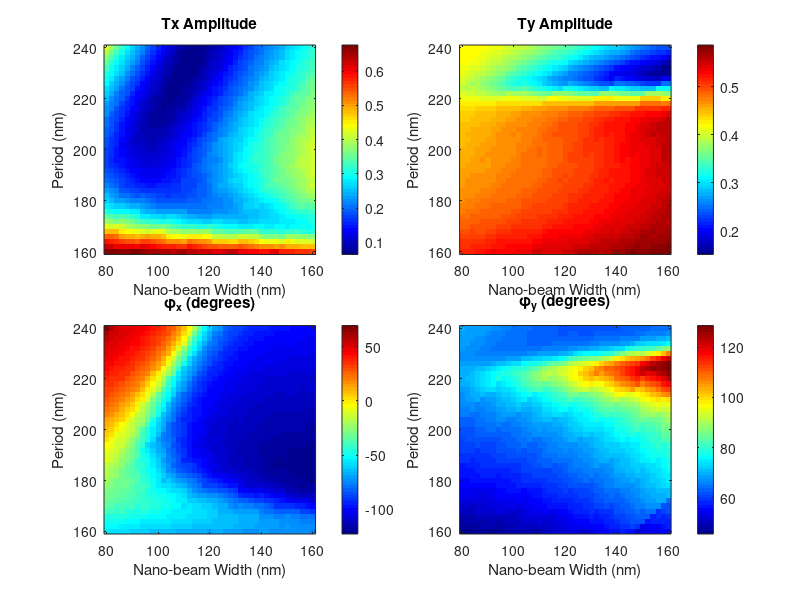

MATLAB code to generate this figure: (Note: this script raises an error after producing the figure.)
close all; clear; clc;

% MATLAB code to process and plot 2D numerical simulation data for a meta-atom.
% Version 3: Added a dedicated column for relative phase in the output table.

%% --- Load and Prepare Data ---

% Load the simulation data from the .mat files
load('Tx_phix_data.mat'); % Should contain 2D matrices: 'Tx', 'phi_x'
load('Ty_phiy_data.mat'); % Should contain 2D matrices: 'Ty', 'phi_y'

% --- Define the Geometric Axes ---
width_vec = 80:2:160;   % Width: 80nm to 160nm with 2nm step
period_vec = 160:2:240;  % Period: 160nm to 240nm with 2nm step

% --- Validate Matrix Dimensions ---
[num_periods, num_widths] = size(Tx);
if num_periods ~= length(period_vec) || num_widths ~= length(width_vec)
    warning('Matrix dimensions do not match the defined axis vectors. Check the ranges.');
end


%% --- Perform Calculations (on 2D matrices) ---

% 1. Calculate phase values
phi_x_deg = rad2deg(phi_x); 
phi_y_deg = rad2deg(phi_y); 
phi_relative_rad = phi_y - phi_x;
phi_relative_pi = unwrap(phi_relative_rad) / pi; % Unwrap for continuity and normalize by pi

% 2. Calculate efficiencies and ratios
CoPE = abs(0.5 * (Tx + Ty .* exp(1j * phi_relative_rad))).^2;
CrPE = abs(0.5 * (Tx - Ty .* exp(1j * phi_relative_rad))).^2;
diff_efficiency = CrPE ./ (CrPE + CoPE);
amplitude_ratio = Tx ./ Ty;

%% --- Find Key Performance Points and Regions ---

% 1. Find the contour where relative phase is pi (level = 1 in phi_relative_pi)
C_phi_pi = contourc(width_vec, period_vec, phi_relative_pi, [1 1]);

% 2. Find the contour where Tx ~ Ty (ratio is 1)
C_ratio = contourc(width_vec, period_vec, amplitude_ratio, [1 1]);

% 3. Find the point of minimum CoPE (This is the primary "best" point)
[~, idx_min_cope] = min(CoPE(:));
[p_best, w_best] = ind2sub(size(CoPE), idx_min_cope);
best_width = width_vec(w_best);
best_period = period_vec(p_best);

% 4. Find the point of maximum Diffraction Efficiency
[~, idx_max_eta] = max(diff_efficiency(:));
[p_max_eta, w_max_eta] = ind2sub(size(diff_efficiency), idx_max_eta);

% 5. Define and analyze the data point from the paper
paper_width = 120; % nm
paper_period = 200; % nm
% Find the closest indices in our vectors for the paper's data point
[~, w_idx_paper] = min(abs(width_vec - paper_width));
[~, p_idx_paper] = min(abs(period_vec - paper_period));


%% --- Display Performance at Best Design Point (Min CoPE) ---
fprintf('--------------------------------------------------\n');
fprintf('Performance Metrics at the Optimal Design Point (Minimum CoPE):\n');
fprintf('  - Width:        %.1f nm\n', best_width);
fprintf('  - Period:       %.1f nm\n', best_period);
fprintf('  - Tx Amplitude: %.4f\n', Tx(p_best, w_best));
fprintf('  - Ty Amplitude: %.4f\n', Ty(p_best, w_best));
fprintf('  - Tx/Ty ratio:  %.4f\n', amplitude_ratio(p_best, w_best));
fprintf('  - Rel. Phase:   %.4f (pi rad)\n', phi_relative_pi(p_best, w_best));
fprintf('  - CoPE:         %.4f\n', CoPE(p_best, w_best));
fprintf('  - CrPE:         %.4f\n', CrPE(p_best, w_best));
fprintf('  - Diff. Eff.:   %.4f\n', diff_efficiency(p_best, w_best));
fprintf('--------------------------------------------------\n');


%% --- REVISION: Update Table to Include Relative Phase ---

fprintf('\n--- Table of Design Points Where Relative Phase ≈ π ---\n\n');
% Added 'Rel. Phase' column to the header and data rows
fprintf('%-10s | %-10s | %-15s | %-10s | %-10s | %-15s\n', 'Width (nm)', 'Period (nm)', 'Rel. Phase (π)', 'Tx', 'Ty', 'Diff. Eff. (%)');
fprintf('------------------------------------------------------------------------------------------\n');

% Extract and sample points from the pi-phase contour
idx = 1;
all_contour_widths = [];
all_contour_periods = [];
while idx < size(C_phi_pi, 2)
    n_points = C_phi_pi(2, idx);
    x_data = C_phi_pi(1, idx+1 : idx+n_points);
    y_data = C_phi_pi(2, idx+1 : idx+n_points);
    all_contour_widths = [all_contour_widths, x_data];
    all_contour_periods = [all_contour_periods, y_data];
    idx = idx + n_points + 1;
end

% Select a few (e.g., 5) evenly spaced points from the contour for the table
if ~isempty(all_contour_widths)
    num_samples = 5;
    sample_indices = round(linspace(1, length(all_contour_widths), num_samples));
    
    for i = sample_indices
        w = all_contour_widths(i);
        p = all_contour_periods(i);
        % Interpolate the metrics at this specific (w, p)
        tx_val = interp2(width_vec, period_vec, Tx, w, p);
        ty_val = interp2(width_vec, period_vec, Ty, w, p);
        eta_val = interp2(width_vec, period_vec, diff_efficiency, w, p);
        
        % For these points, the phase is by definition 1.00 * pi
        fprintf('%-10.1f | %-11.1f | %-15.2f | %-10.4f | %-10.4f | %-15.2f\n', w, p, 1.00, tx_val, ty_val, eta_val * 100);
    end
end

fprintf('------------------------------------------------------------------------------------------\n');
% Add the data point from the paper to the table
paper_tx = Tx(p_idx_paper, w_idx_paper);
paper_ty = Ty(p_idx_paper, w_idx_paper);
paper_eta = diff_efficiency(p_idx_paper, w_idx_paper);
paper_phi = phi_relative_pi(p_idx_paper, w_idx_paper);
fprintf('%-10.1f | %-11.1f | %-15.2f | %-10.4f | %-10.4f | %-15.2f  <-- Paper''s Point\n', ...
        width_vec(w_idx_paper), period_vec(p_idx_paper), paper_phi, paper_tx, paper_ty, paper_eta * 100);
fprintf('------------------------------------------------------------------------------------------\n');
fprintf('%-10.1f | %-11.1f | %-15.2f | %-10.4f | %-10.4f | %-15.2f  <-- Our Point\n', ...
        width_vec(w_best), period_vec(p_best), phi_relative_pi(p_best, w_best), Tx(p_best, w_best), Ty(p_best, w_best),100*diff_efficiency(p_best, w_best));
fprintf('------------------------------------------------------------------------------------------\n\n');

% Max CrPE
[~, idx_max_crpe] = max(CrPE(:));
[row_max_crpe, col_max_crpe] = ind2sub(size(CrPE), idx_max_crpe);
% Min CoPE
[~, idx_min_cope] = min(CoPE(:));
[row_min_cope, col_min_cope] = ind2sub(size(CoPE), idx_min_cope);
%% --- Plotting Section ---
% Note: Plotting section remains the same as v2

% --- FIGURE 1: Raw Simulation Data ---
figure('Position', [100, 100, 1200, 1000]);
ax_title = axes('Position',[0 0 1 1],'Visible','off');
text(ax_title, 0.5, 0.98, 'Figure 1: Raw Simulation Data at \lambda = 550 nm', 'HorizontalAlignment', 'center', 'FontSize', 20, 'FontWeight', 'bold');
subplot(2, 2, 1); imagesc(width_vec, period_vec, Tx); axis xy; colormap(gca, 'jet'); colorbar; title('Tx Amplitude'); ylabel('Period (nm)'); xlabel('Nano-beam Width (nm)');
subplot(2, 2, 2); imagesc(width_vec, period_vec, Ty); axis xy; colormap(gca, 'jet'); colorbar; title('Ty Amplitude'); ylabel('Period (nm)'); xlabel('Nano-beam Width (nm)');
subplot(2, 2, 3); imagesc(width_vec, period_vec, phi_x_deg); axis xy; colormap(gca, 'jet'); colorbar; title('\phi_x (degrees)'); xlabel('Nano-beam Width (nm)'); ylabel('Period (nm)');
subplot(2, 2, 4); imagesc(width_vec, period_vec, phi_y_deg); axis xy; colormap(gca, 'jet'); colorbar; title('\phi_y (degrees)'); xlabel('Nano-beam Width (nm)'); ylabel('Period (nm)');
fontsize(12, "points");
saveas(gcf, 'simulation_raw_data_v3.png');
%% --- FIGURE 2: Overall Analysis ---
figure('Position', [400, 400, 1800, 1000]);
ax_title4 = axes('Position',[0 0 1 1],'Visible','off');
text(ax_title4, 0.5, 0.98, 'Figure 2: Overall Performance Analysis with Key Design Points', 'HorizontalAlignment', 'center', 'FontSize', 20, 'FontWeight', 'bold');
plot_data_processed = {phi_relative_pi, CrPE, CoPE, amplitude_ratio, diff_efficiency};
plot_titles_processed = {'Relative Phase (\pi rad)', 'CrPE (Deflected Light)', 'CoPE (Undeflected Light)', 'Amplitude Ratio (Tx / Ty)', 'Diffraction Efficiency (\eta_D)'};

for i = 1:5
    subplot(2, 3, i);
    imagesc(width_vec, period_vec, plot_data_processed{i});
    hold on;
        
    hold off;
    axis xy; colormap(gca, 'jet'); colorbar; title(plot_titles_processed{i});
    xlabel('Nano-beam Width (nm)');
    ylabel('Period (nm)');
end
fontsize(12, "points");

%% --- FIGURE 2: Overall Analysis ---
figure('Position', [400, 400, 1800, 1000]);
ax_title4 = axes('Position',[0 0 1 1],'Visible','off');
text(ax_title4, 0.5, 0.98, 'Figure 2: Overall Performance Analysis with Key Design Points', 'HorizontalAlignment', 'center', 'FontSize', 20, 'FontWeight', 'bold');
plot_data_processed = {phi_relative_pi, CrPE, CoPE, amplitude_ratio, diff_efficiency};
plot_titles_processed = {'Relative Phase (\pi rad)', 'CrPE (Deflected Light)', 'CoPE (Undeflected Light)', 'Amplitude Ratio (Tx / Ty)', 'Diffraction Efficiency (\eta_D)'};

for i = 1:5
    subplot(2, 3, i);
    imagesc(width_vec, period_vec, plot_data_processed{i});
    hold on;

    % Plot the primary Optimal Point and the Paper's Point on every subplot
    plot(width_vec(w_idx_paper), period_vec(p_idx_paper), 'mp', 'MarkerSize', 12, 'LineWidth', 2.5, 'MarkerFaceColor', 'm'); 
        
    hold off;
    axis xy; colormap(gca, 'jet'); colorbar; title(plot_titles_processed{i});
    xlabel('Nano-beam Width (nm)');
    ylabel('Period (nm)');
end
fontsize(12, "points");
subplot(2,3,6);
axis off;
hold on;
p2 = plot(NaN, NaN, 'mp', 'MarkerSize', 12, 'LineWidth', 2.5, 'MarkerEdgeColor', 'm');
legend(p2, ...
    {
     sprintf('Paper''s Point (W: %dnm, P: %dnm)', paper_width, paper_period)}, ...
    'Location', 'west');
hold off;


%% --- FIGURE 3: Overall Performance Analysis ---
figure('Position', [400, 400, 1800, 1000]);
ax_title4 = axes('Position',[0 0 1 1],'Visible','off');
text(ax_title4, 0.5, 0.98, 'Figure 2: Overall Performance Analysis with Key Design Points', 'HorizontalAlignment', 'center', 'FontSize', 20, 'FontWeight', 'bold');
plot_data_processed = {phi_relative_pi, CrPE, CoPE, amplitude_ratio, diff_efficiency};
plot_titles_processed = {'Relative Phase (\pi rad)', 'CrPE (Deflected Light)', 'CoPE (Undeflected Light)', 'Amplitude Ratio (Tx / Ty)', 'Diffraction Efficiency (\eta_D)'};

for i = 1:5
    subplot(2, 3, i);
    imagesc(width_vec, period_vec, plot_data_processed{i});
    hold on;
    
    switch i
        case 1 
            plot_contour(C_phi_pi, 'b--', 2);
            text(85, 230, '\phi \approx \pi', 'Color', 'white', 'FontSize', 12, 'FontWeight', 'bold');
        case 2
            plot(width_vec(col_max_crpe), period_vec(row_max_crpe), 'co', 'MarkerSize', 8, 'LineWidth', 2, 'MarkerFaceColor', 'c');
            text(width_vec(col_max_crpe)-2, period_vec(row_max_crpe)+5, 'Max', 'Color', 'cyan', 'FontSize', 12, 'FontWeight', 'bold');
        case 3
            plot(width_vec(col_min_cope), period_vec(row_min_cope), 'co', 'MarkerSize', 8, 'LineWidth', 2, 'MarkerFaceColor', 'c');
            text(width_vec(col_min_cope)+2, period_vec(row_min_cope), 'Min', 'Color', 'cyan', 'FontSize', 12, 'FontWeight', 'bold');            
        case 4
            plot_contour(C_ratio, 'k-', 2);
            text(85, 230, 'Tx \approx Ty', 'Color', 'black', 'FontSize', 12, 'FontWeight', 'bold');
        case 5 
            plot(width_vec(w_max_eta), period_vec(p_max_eta), 'co', 'MarkerSize', 8, 'LineWidth', 2, 'MarkerFaceColor', 'c');
            text(width_vec(w_max_eta)+2, period_vec(p_max_eta), 'Max', 'Color', 'cyan', 'FontSize', 12, 'FontWeight', 'bold');
    end

    % Plot the primary Optimal Point and the Paper's Point on every subplot
    plot(width_vec(w_idx_paper), period_vec(p_idx_paper), 'mp', 'MarkerSize', 12, 'LineWidth', 2.5, 'MarkerFaceColor', 'm'); 
        
    hold off;
    axis xy; colormap(gca, 'jet'); colorbar; title(plot_titles_processed{i});
    xlabel('Nano-beam Width (nm)');
    ylabel('Period (nm)');
end

% Add a legend to the final subplot
subplot(2,3,6);
axis off;
hold on;
p2 = plot(NaN, NaN, 'mp', 'MarkerSize', 12, 'LineWidth', 2.5, 'MarkerEdgeColor', 'm');
p3 = plot(NaN, NaN, 'co', 'MarkerSize', 8, 'LineWidth', 2, 'MarkerFaceColor', 'c', 'MarkerEdgeColor', 'k');
p4 = plot(NaN, NaN, 'b--', 'LineWidth', 2);
p5 = plot(NaN, NaN, 'k-', 'LineWidth', 2);
legend([p2, p3, p4, p5], ...
    {
     sprintf('Paper''s Point (W: %dnm, P: %dnm)', paper_width, paper_period), ...
     'Max Efficiency Point', ...
     'Phase Retardation = \pi', ...
     'Amplitude Ratio = 1'}, ...
    'Location', 'west');
hold off;

fontsize(12, "points");
saveas(gcf, 'simulation_combined_analysis_v3.png');


%% --- FIGURE 3: Overall Performance Analysis ---
figure('Position', [400, 400, 1800, 1000]);
ax_title4 = axes('Position',[0 0 1 1],'Visible','off');
text(ax_title4, 0.5, 0.98, 'Figure 2: Overall Performance Analysis with Key Design Points', 'HorizontalAlignment', 'center', 'FontSize', 20, 'FontWeight', 'bold');
plot_data_processed = {phi_relative_pi, CrPE, CoPE, amplitude_ratio, diff_efficiency};
plot_titles_processed = {'Relative Phase (\pi rad)', 'CrPE (Deflected Light)', 'CoPE (Undeflected Light)', 'Amplitude Ratio (Tx / Ty)', 'Diffraction Efficiency (\eta_D)'};

for i = 1:5
    subplot(2, 3, i);
    imagesc(width_vec, period_vec, plot_data_processed{i});
    hold on;
    
    switch i
        case 1 
            plot_contour(C_phi_pi, 'b--', 2);
            text(85, 230, '\phi \approx \pi', 'Color', 'white', 'FontSize', 12, 'FontWeight', 'bold');
        case 2
            plot(width_vec(col_max_crpe), period_vec(row_max_crpe), 'co', 'MarkerSize', 8, 'LineWidth', 2, 'MarkerFaceColor', 'c');
            text(width_vec(col_max_crpe)-2, period_vec(row_max_crpe)+5, 'Max', 'Color', 'cyan', 'FontSize', 12, 'FontWeight', 'bold');
        case 3
            plot(width_vec(col_min_cope), period_vec(row_min_cope), 'co', 'MarkerSize', 8, 'LineWidth', 2, 'MarkerFaceColor', 'c');
            text(width_vec(col_min_cope)+2, period_vec(row_min_cope), 'Min', 'Color', 'cyan', 'FontSize', 12, 'FontWeight', 'bold');            
        case 4
            plot_contour(C_ratio, 'k-', 2);
            text(85, 230, 'Tx \approx Ty', 'Color', 'black', 'FontSize', 12, 'FontWeight', 'bold');
        case 5 
            plot(width_vec(w_max_eta), period_vec(p_max_eta), 'co', 'MarkerSize', 8, 'LineWidth', 2, 'MarkerFaceColor', 'c');
            text(width_vec(w_max_eta)+2, period_vec(p_max_eta), 'Max', 'Color', 'cyan', 'FontSize', 12, 'FontWeight', 'bold');
    end

    % Plot the primary Optimal Point and the Paper's Point on every subplot
    plot(best_width, best_period, 'yp', 'MarkerSize', 16, 'LineWidth', 2, 'MarkerFaceColor', 'yellow');
    plot(width_vec(w_idx_paper), period_vec(p_idx_paper), 'mp', 'MarkerSize', 12, 'LineWidth', 2.5, 'MarkerFaceColor', 'm'); 
        
    hold off;
    axis xy; colormap(gca, 'jet'); colorbar; title(plot_titles_processed{i});
    xlabel('Nano-beam Width (nm)');
    ylabel('Period (nm)');
end

% Add a legend to the final subplot
subplot(2,3,6);
axis off;
hold on;
p1 = plot(NaN, NaN, 'yp', 'MarkerSize', 16, 'LineWidth', 2, 'MarkerFaceColor', 'yellow', 'MarkerEdgeColor', 'k');
p2 = plot(NaN, NaN, 'mp', 'MarkerSize', 12, 'LineWidth', 2.5, 'MarkerEdgeColor', 'm');
p3 = plot(NaN, NaN, 'co', 'MarkerSize', 8, 'LineWidth', 2, 'MarkerFaceColor', 'c', 'MarkerEdgeColor', 'k');
p4 = plot(NaN, NaN, 'b--', 'LineWidth', 2);
p5 = plot(NaN, NaN, 'k-', 'LineWidth', 2);
legend([p1, p2, p3, p4, p5], ...
    {sprintf('Optimal Point (W: %.1fnm, P: %.1fnm)', best_width, best_period), ...
     sprintf('Paper''s Point (W: %dnm, P: %dnm)', paper_width, paper_period), ...
     'Max Efficiency Point', ...
     'Phase Retardation = \pi', ...
     'Amplitude Ratio = 1'}, ...
    'Location', 'west');
hold off;

fontsize(12, "points");
saveas(gcf, 'simulation_combined_analysis_v3.png');

%% --- FOR PDF ---
figure('Position', [400, 400, 1800, 1000]);
ax_title4 = axes('Position',[0 0 1 1],'Visible','off');
text(ax_title4, 0.5, 0.98, 'Figure 2: Overall Performance Analysis with Key Design Points', 'HorizontalAlignment', 'center', 'FontSize', 20, 'FontWeight', 'bold');
plot_data_processed = {phi_relative_pi, CrPE, CoPE, amplitude_ratio, diff_efficiency};
plot_titles_processed = {'Relative Phase (\pi rad)', 'CrPE (Deflected Light)', 'CoPE (Undeflected Light)', 'Amplitude Ratio (Tx / Ty)', 'Diffraction Efficiency (\eta_D)'};

for i = 1:5
    subplot(2, 3, i);
    imagesc(width_vec, period_vec, plot_data_processed{i});
    hold on;
    
    switch i
        case 1 
            plot_contour(C_phi_pi, 'b--', 2);
            text(85, 230, '\phi \approx \pi', 'Color', 'white', 'FontSize', 12, 'FontWeight', 'bold');
        case 2
            plot(width_vec(col_max_crpe), period_vec(row_max_crpe), 'co', 'MarkerSize', 8, 'LineWidth', 2, 'MarkerFaceColor', 'c');
            text(width_vec(col_max_crpe)-2, period_vec(row_max_crpe)+5, 'Max', 'Color', 'cyan', 'FontSize', 12, 'FontWeight', 'bold');
        case 3
            plot(width_vec(col_min_cope), period_vec(row_min_cope), 'co', 'MarkerSize', 8, 'LineWidth', 2, 'MarkerFaceColor', 'c');
            text(width_vec(col_min_cope)+2, period_vec(row_min_cope), 'Min', 'Color', 'cyan', 'FontSize', 12, 'FontWeight', 'bold');            
        case 4
            plot_contour(C_ratio, 'k-', 2);
            text(85, 230, 'Tx \approx Ty', 'Color', 'black', 'FontSize', 12, 'FontWeight', 'bold');
        case 5 
            plot(width_vec(w_max_eta), period_vec(p_max_eta), 'co', 'MarkerSize', 8, 'LineWidth', 2, 'MarkerFaceColor', 'c');
            text(width_vec(w_max_eta)+2, period_vec(p_max_eta), 'Max', 'Color', 'cyan', 'FontSize', 12, 'FontWeight', 'bold');
    end

    % Plot the primary Optimal Point and the Paper's Point on every subplot
    plot(best_width, best_period, 'yp', 'MarkerSize', 16, 'LineWidth', 2, 'MarkerFaceColor', 'yellow');
    plot(width_vec(w_idx_paper), period_vec(p_idx_paper), 'mp', 'MarkerSize', 12, 'LineWidth', 2.5, 'MarkerFaceColor', 'm'); 
        
    hold off;
    axis xy; colormap(gca, 'jet'); colorbar; title(plot_titles_processed{i});
    xlabel('Nano-beam Width (nm)');
    ylabel('Period (nm)');
end

% Add a legend to the final subplot
subplot(2,3,6);
axis off;
hold on;
p1 = plot(NaN, NaN, 'yp', 'MarkerSize', 16, 'LineWidth', 2, 'MarkerFaceColor', 'yellow', 'MarkerEdgeColor', 'k');
p2 = plot(NaN, NaN, 'mp', 'MarkerSize', 12, 'LineWidth', 2.5, 'MarkerEdgeColor', 'm');
p3 = plot(NaN, NaN, 'co', 'MarkerSize', 8, 'LineWidth', 2, 'MarkerFaceColor', 'c', 'MarkerEdgeColor', 'k');
p4 = plot(NaN, NaN, 'b--', 'LineWidth', 2);
p5 = plot(NaN, NaN, 'k-', 'LineWidth', 2);
legend([p1, p2, p3, p4, p5], ...
    {sprintf('Optimal Point (W: %.1fnm, P: %.1fnm)', best_width, best_period), ...
     sprintf('Paper''s Point (W: %dnm, P: %dnm)', paper_width, paper_period), ...
     'Max Efficiency Point', ...
     'Phase Retardation = \pi', ...
     'Amplitude Ratio = 1'}, ...
    'Location', 'west');
hold off;

fontsize(16, "points");

%% 2. Define the condition to find values close to pi.
% We are looking for where the normalized phase is within 3% of 1 (pi).
condition = abs(phi_relative_pi - 1) < 0.03;

% 3. Find the linear indices of the elements that satisfy the condition.
linear_indices = find(condition);

% 4. Check if any values were found.
if isempty(linear_indices)
    disp('No data points found that satisfy the condition.');
    disp('You may want to relax the tolerance (e.g., set it to 0.05).');
else
    % 5. Retrieve all corresponding values using the linear indices.
    [row_indices, col_indices] = find(condition);
    
    found_periods = period_vec(row_indices)'; % Transpose to make it a column vector
    found_widths = width_vec(col_indices)';   % Transpose to make it a column vector
    
    found_phi_rad = phi_relative_rad(linear_indices);
    found_Tx = Tx(linear_indices);
    found_Ty = Ty(linear_indices);

    % 6. Calculate the additional requested metrics.
    amplitude_ratio = found_Tx ./ found_Ty;
    
    % Efficiencies are calculated based on the formulas from your term paper.
    % CoPE = |1/2 * (tx + ty*exp(i*phi))|^2
    CoPE = 0.25 * abs(found_Tx + found_Ty .* exp(1i * found_phi_rad)).^2;
    
    % CrPE = |1/2 * (tx - ty*exp(i*phi))|^2
    CrPE = 0.25 * abs(found_Tx - found_Ty .* exp(1i * found_phi_rad)).^2;
    
    % Diffraction Efficiency is the ratio of deflected power to total transmitted power
    diff_efficiency = CrPE ./ (CoPE + CrPE);

    % 7. Create and display a table with all the results.
    results_table = table(found_widths, found_periods, found_phi_rad./pi, found_Tx, found_Ty, ...
        amplitude_ratio, CoPE, CrPE, diff_efficiency * 100, ...
        'VariableNames', {'Width [nm]', 'Period [nm]', 'Phase difference [rad/pi]' 'Tx', 'Ty', ...
        'Amplitude Ratio (Tx/Ty)', 'CoPE', 'CrPE', 'Diffraction Efficiency [%]'});

    fprintf('Found %d data points where the relative phase is approximately pi:\n\n', height(results_table));
    disp(results_table);
end


%% --- Helper function to parse and plot contour data ---
function plot_contour(C, line_style, line_width)
    if isempty(C)
        return; % Do nothing if the contour matrix is empty
    end
    idx = 1;
    while idx < size(C, 2)
        n_points = C(2, idx);
        x_data = C(1, idx+1 : idx+n_points);
        y_data = C(2, idx+1 : idx+n_points);
        plot(x_data, y_data, line_style, 'LineWidth', line_width);
        idx = idx + n_points + 1;
    end
end
